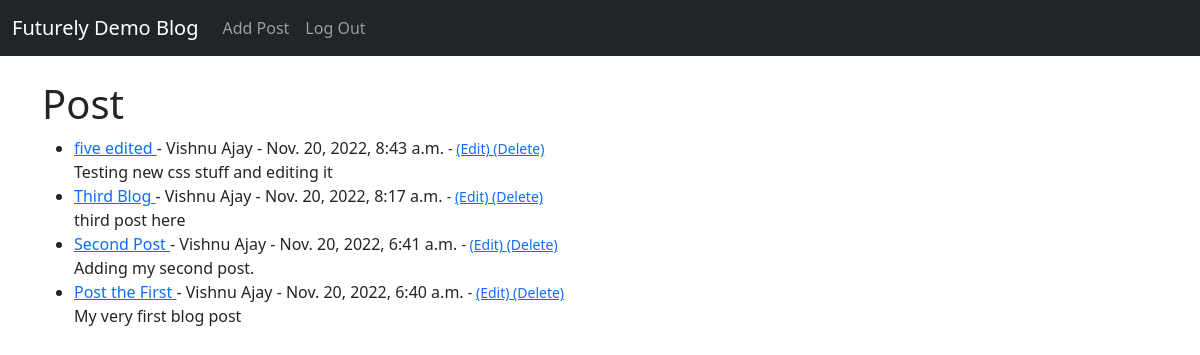
Page / (signed in) on the earlier database version.
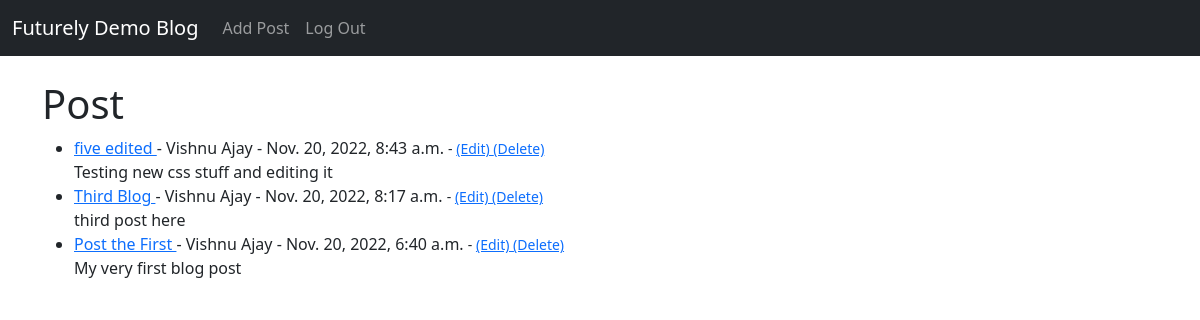
Same page on the later database version.
### newBlog/models.py (models this page shows, shortened)
class Post(models.Model):
    title = models.CharField(max_length=255)
    title_tag = models.CharField(max_length=255)
    content = models.TextField()
    date_posted = models.DateTimeField(auto_now_add=True)
    author = models.ForeignKey(User, on_delete=models.CASCADE)
    likes = models.ManyToManyField(User, related_name='blog_posts')

### newBlog/views.py (the view)
# urls.py: path('', HomeView.as_view(), name='home'),
class HomeView(ListView):
    model = Post
    template_name = 'home.html'
    ordering = ['-date_posted']

### newBlog/templates/home.html
{% extends 'base.html' %}
{% block content %}
<h1> Post </h1>
<ul>
    {% for post in object_list %}
        <li>
            <a href="{% url 'article-detail' post.pk %}">{{ post.title }} </a>
            - {{ post.author.first_name }} {{ post.author.last_name}} - {{post.date_posted}}
            <small>
                {% if user.is_authenticated %}
                    {% if post.author.id == user.id %}
                        -
                        <a href="{% url 'update_post' post.pk %}"> (Edit) </a>
                        <a href="{% url 'delete_post' post.pk %}"> (Delete) </a>
                    {% endif %}
                {% endif %}
            </small>
            <br/>
            {{ post.content|slice:":500" }}
        </li>
    {%endfor%}
</ul>
{% endblock %}

Differences in the rows shown:
removed Post: title "Second Post", author.first_name "Vishnu", author.last_name "Ajay", date_posted "Nov. 20, 2022, 6:41 a.m.", shows "(Edit)", content "Adding my second post."
